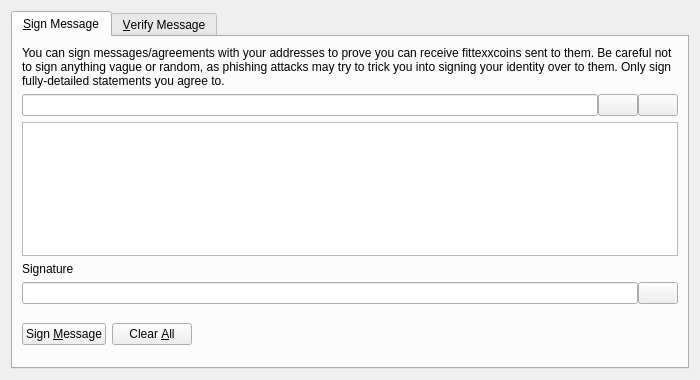
<?xml version="1.0" encoding="UTF-8"?>
<ui version="4.0">
 <class>SignVerifyMessageDialog</class>
 <widget class="QDialog" name="SignVerifyMessageDialog">
  <property name="geometry">
   <rect>
    <x>0</x>
    <y>0</y>
    <width>700</width>
    <height>380</height>
   </rect>
  </property>
  <property name="windowTitle">
   <string>Signatures - Sign / Verify a Message</string>
  </property>
  <property name="modal">
   <bool>true</bool>
  </property>
  <layout class="QVBoxLayout" name="verticalLayout">
   <item>
    <widget class="QTabWidget" name="tabWidget">
     <property name="currentIndex">
      <number>0</number>
     </property>
     <widget class="QWidget" name="tabSignMessage">
      <attribute name="title">
       <string>&amp;Sign Message</string>
      </attribute>
      <layout class="QVBoxLayout" name="verticalLayout_SM">
       <item>
        <widget class="QLabel" name="infoLabel_SM">
         <property name="text">
          <string>You can sign messages/agreements with your addresses to prove you can receive fittexxcoins sent to them. Be careful not to sign anything vague or random, as phishing attacks may try to trick you into signing your identity over to them. Only sign fully-detailed statements you agree to.</string>
         </property>
         <property name="textFormat">
          <enum>Qt::PlainText</enum>
         </property>
         <property name="wordWrap">
          <bool>true</bool>
         </property>
        </widget>
       </item>
       <item>
        <layout class="QHBoxLayout" name="horizontalLayout_1_SM">
         <property name="spacing">
          <number>0</number>
         </property>
         <item>
          <widget class="QValidatedLineEdit" name="addressIn_SM">
           <property name="toolTip">
            <string>The Fittexxcoin address to sign the message with</string>
           </property>
          </widget>
         </item>
         <item>
          <widget class="QPushButton" name="addressBookButton_SM">
           <property name="toolTip">
            <string>Choose previously used address</string>
           </property>
           <property name="text">
            <string/>
           </property>
           <property name="icon">
            <iconset resource="../fittexxcoin.qrc">
             <normaloff>:/icons/address-book</normaloff>:/icons/address-book</iconset>
           </property>
           <property name="shortcut">
            <string>Alt+A</string>
           </property>
           <property name="autoDefault">
            <bool>false</bool>
           </property>
          </widget>
         </item>
         <item>
          <widget class="QPushButton" name="pasteButton_SM">
           <property name="toolTip">
            <string>Paste address from clipboard</string>
           </property>
           <property name="text">
            <string/>
           </property>
           <property name="icon">
            <iconset resource="../fittexxcoin.qrc">
             <normaloff>:/icons/editpaste</normaloff>:/icons/editpaste</iconset>
           </property>
           <property name="shortcut">
            <string>Alt+P</string>
           </property>
           <property name="autoDefault">
            <bool>false</bool>
           </property>
          </widget>
         </item>
        </layout>
       </item>
       <item>
        <widget class="QPlainTextEdit" name="messageIn_SM">
         <property name="toolTip">
          <string>Enter the message you want to sign here</string>
         </property>
        </widget>
       </item>
       <item>
        <widget class="QLabel" name="signatureLabel_SM">
         <property name="text">
          <string>Signature</string>
         </property>
         <property name="textFormat">
          <enum>Qt::PlainText</enum>
         </property>
        </widget>
       </item>
       <item>
        <layout class="QHBoxLayout" name="horizontalLayout_2_SM">
         <property name="spacing">
          <number>0</number>
         </property>
         <item>
          <widget class="QLineEdit" name="signatureOut_SM">
           <property name="font">
            <font>
             <italic>true</italic>
            </font>
           </property>
           <property name="readOnly">
            <bool>true</bool>
           </property>
          </widget>
         </item>
         <item>
          <widget class="QPushButton" name="copySignatureButton_SM">
           <property name="toolTip">
            <string>Copy the current signature to the system clipboard</string>
           </property>
           <property name="text">
            <string/>
           </property>
           <property name="icon">
            <iconset resource="../fittexxcoin.qrc">
             <normaloff>:/icons/editcopy</normaloff>:/icons/editcopy</iconset>
           </property>
           <property name="autoDefault">
            <bool>false</bool>
           </property>
          </widget>
         </item>
        </layout>
       </item>
       <item>
        <layout class="QHBoxLayout" name="horizontalLayout_3_SM">
         <item>
          <widget class="QPushButton" name="signMessageButton_SM">
           <property name="toolTip">
            <string>Sign the message to prove you own this Fittexxcoin address</string>
           </property>
           <property name="text">
            <string>Sign &amp;Message</string>
           </property>
           <property name="icon">
            <iconset resource="../fittexxcoin.qrc">
             <normaloff>:/icons/edit</normaloff>:/icons/edit</iconset>
           </property>
           <property name="autoDefault">
            <bool>false</bool>
           </property>
          </widget>
         </item>
         <item>
          <widget class="QPushButton" name="clearButton_SM">
           <property name="toolTip">
            <string>Reset all sign message fields</string>
           </property>
           <property name="text">
            <string>Clear &amp;All</string>
           </property>
           <property name="icon">
            <iconset resource="../fittexxcoin.qrc">
             <normaloff>:/icons/remove</normaloff>:/icons/remove</iconset>
           </property>
           <property name="autoDefault">
            <bool>false</bool>
           </property>
          </widget>
         </item>
         <item>
          <spacer name="horizontalSpacer_1_SM">
           <property name="orientation">
            <enum>Qt::Horizontal</enum>
           </property>
           <property name="sizeHint" stdset="0">
            <size>
             <width>40</width>
             <height>48</height>
            </size>
           </property>
          </spacer>
         </item>
         <item>
          <widget class="QLabel" name="statusLabel_SM">
           <property name="font">
            <font>
             <weight>75</weight>
             <bold>true</bold>
            </font>
           </property>
           <property name="text">
            <string/>
           </property>
           <property name="wordWrap">
            <bool>true</bool>
           </property>
          </widget>
         </item>
         <item>
          <spacer name="horizontalSpacer_2_SM">
           <property name="orientation">
            <enum>Qt::Horizontal</enum>
           </property>
           <property name="sizeHint" stdset="0">
            <size>
             <width>40</width>
             <height>48</height>
            </size>
           </property>
          </spacer>
         </item>
        </layout>
       </item>
      </layout>
     </widget>
     <widget class="QWidget" name="tabVerifyMessage">
      <attribute name="title">
       <string>&amp;Verify Message</string>
      </attribute>
      <layout class="QVBoxLayout" name="verticalLayout_VM">
       <item>
        <widget class="QLabel" name="infoLabel_VM">
         <property name="text">
          <string>Enter the receiver's address, message (ensure you copy line breaks, spaces, tabs, etc. exactly) and signature below to verify the message. Be careful not to read more into the signature than what is in the signed message itself, to avoid being tricked by a man-in-the-middle attack. Note that this only proves the signing party receives with the address, it cannot prove sendership of any transaction!</string>
         </property>
         <property name="textFormat">
          <enum>Qt::PlainText</enum>
         </property>
         <property name="alignment">
          <set>Qt::AlignLeading|Qt::AlignLeft|Qt::AlignTop</set>
         </property>
         <property name="wordWrap">
          <bool>true</bool>
         </property>
        </widget>
       </item>
       <item>
        <layout class="QHBoxLayout" name="horizontalLayout_1_VM">
         <property name="spacing">
          <number>0</number>
         </property>
         <item>
          <widget class="QValidatedLineEdit" name="addressIn_VM">
           <property name="toolTip">
            <string>The Fittexxcoin address the message was signed with</string>
           </property>
          </widget>
         </item>
         <item>
          <widget class="QPushButton" name="addressBookButton_VM">
           <property name="toolTip">
            <string>Choose previously used address</string>
           </property>
           <property name="text">
            <string/>
           </property>
           <property name="icon">
            <iconset resource="../fittexxcoin.qrc">
             <normaloff>:/icons/address-book</normaloff>:/icons/address-book</iconset>
           </property>
           <property name="shortcut">
            <string>Alt+A</string>
           </property>
           <property name="autoDefault">
            <bool>false</bool>
           </property>
          </widget>
         </item>
        </layout>
       </item>
       <item>
        <widget class="QPlainTextEdit" name="messageIn_VM"/>
       </item>
       <item>
        <widget class="QValidatedLineEdit" name="signatureIn_VM"/>
       </item>
       <item>
        <layout class="QHBoxLayout" name="horizontalLayout_2_VM">
         <item>
          <widget class="QPushButton" name="verifyMessageButton_VM">
           <property name="toolTip">
            <string>Verify the message to ensure it was signed with the specified Fittexxcoin address</string>
           </property>
           <property name="text">
            <string>Verify &amp;Message</string>
           </property>
           <property name="icon">
            <iconset resource="../fittexxcoin.qrc">
             <normaloff>:/icons/transaction_0</normaloff>:/icons/transaction_0</iconset>
           </property>
           <property name="autoDefault">
            <bool>false</bool>
           </property>
          </widget>
         </item>
         <item>
          <widget class="QPushButton" name="clearButton_VM">
           <property name="toolTip">
            <string>Reset all verify message fields</string>
           </property>
           <property name="text">
            <string>Clear &amp;All</string>
           </property>
           <property name="icon">
            <iconset resource="../fittexxcoin.qrc">
             <normaloff>:/icons/remove</normaloff>:/icons/remove</iconset>
           </property>
           <property name="autoDefault">
            <bool>false</bool>
           </property>
          </widget>
         </item>
         <item>
          <spacer name="horizontalSpacer_1_VM">
           <property name="orientation">
            <enum>Qt::Horizontal</enum>
           </property>
           <property name="sizeHint" stdset="0">
            <size>
             <width>40</width>
             <height>48</height>
            </size>
           </property>
          </spacer>
         </item>
         <item>
          <widget class="QLabel" name="statusLabel_VM">
           <property name="font">
            <font>
             <weight>75</weight>
             <bold>true</bold>
            </font>
           </property>
           <property name="text">
            <string/>
           </property>
           <property name="wordWrap">
            <bool>true</bool>
           </property>
          </widget>
         </item>
         <item>
          <spacer name="horizontalSpacer_2_VM">
           <property name="orientation">
            <enum>Qt::Horizontal</enum>
           </property>
           <property name="sizeHint" stdset="0">
            <size>
             <width>40</width>
             <height>48</height>
            </size>
           </property>
          </spacer>
         </item>
        </layout>
       </item>
      </layout>
     </widget>
    </widget>
   </item>
  </layout>
 </widget>
 <customwidgets>
  <customwidget>
   <class>QValidatedLineEdit</class>
   <extends>QLineEdit</extends>
   <header>qt/qvalidatedlineedit.h</header>
  </customwidget>
 </customwidgets>
 <resources>
  <include location="../fittexxcoin.qrc"/>
 </resources>
 <connections/>
</ui>
